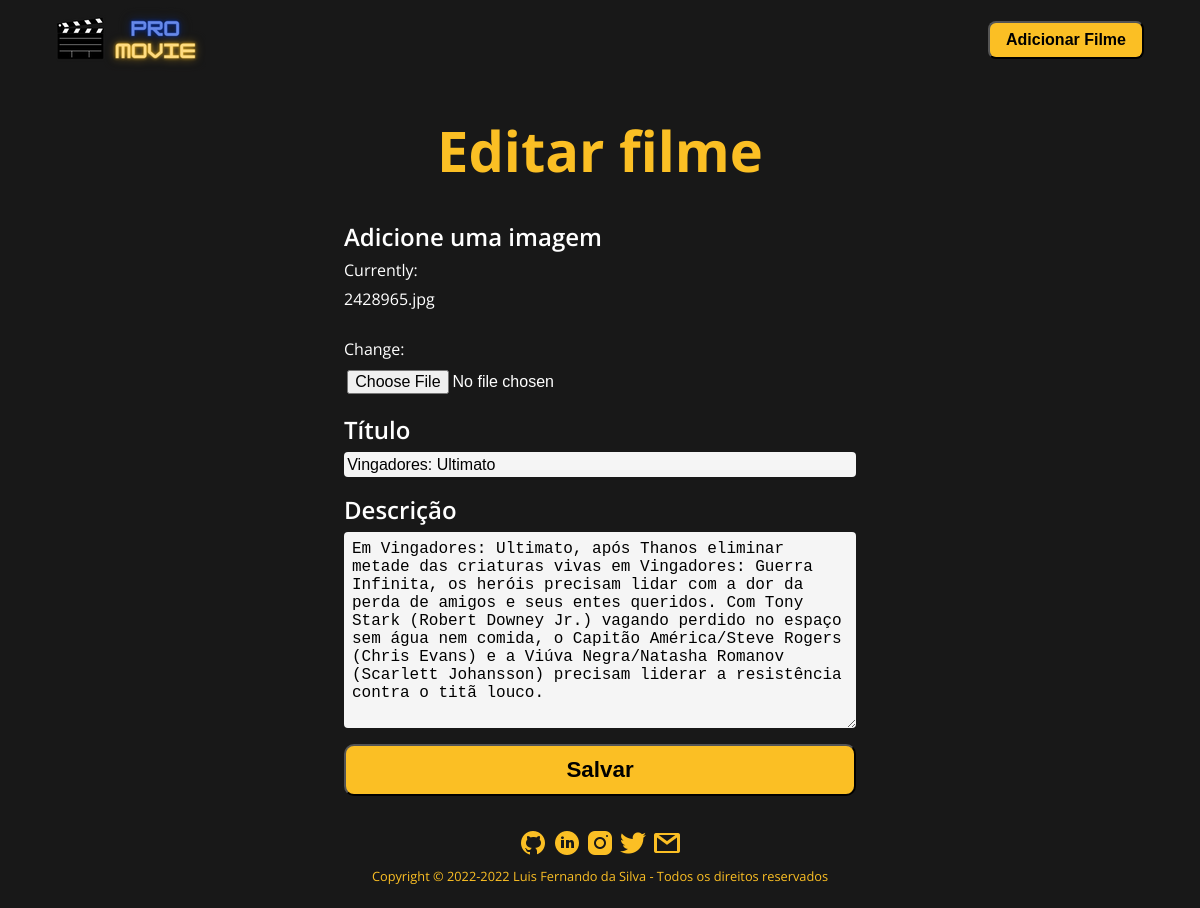
Page /vingadores-ultimato/edit/ on the committed database.
### main/models.py (models this page shows, shortened)
class Movie(models.Model):
    banner = models.ImageField('uploads/banners')
    title = models.CharField(max_length=250)
    slug = models.SlugField(max_length=100)
    description = models.TextField()

### main/views.py (the view, shortened to what this page needs)
# urls.py: path('<slug:slug>/edit/', views.UpdateView.as_view(), name='edit'),
class UpdateView(SuccessMessageMixin, UpdateView):
    model = Movie
    template_name: str = 'main/edit.html'
    fields = ('banner', 'title', 'description')
    success_message = "'%(field)s' alterado com sucesso!"

### main/templates/main/edit.html (shortened to what this page needs)
{% extends 'base.html' %}
{% block styles %} <link rel="stylesheet" href="/static/css/forms.css"> {% endblock styles %}
{% block content %}
  <div class="container">
    <h1>Editar filme</h1>
    <form action="" method="post" enctype="multipart/form-data">{% csrf_token %}
      {{form.as_p}}
      <input class="button_submit" type="submit" value="Salvar">
    </form>
  </div>
{% endblock content %}

### statics/css/styles.css (style rules this page uses)
* { margin: 0; padding: 0; box-sizing: border-box; }
body { font-family: 'Open Sans', sans-serif; background-color: #181818; color: #fff; height: 100vh; display: flex; flex-direction: column; max-width: 1120px; margin: 0 auto; padding: 0 1rem; }
a { color: inherit; text-decoration: none; }

### statics/css/forms.css (style rules this page uses)
.container { display: flex; justify-content: center; margin: 2rem; flex-direction: column; align-items: center; gap: 2rem; }
.container h1 { font-size: 3.5rem; color: #fbbf24; }
.container form { display: flex; flex-direction: column; gap: 1rem; width: 50%; }
.container input[type="text"] { padding: 0.2rem; font-size: 1rem; border-radius: 4px; border: none; outline-color: #181818; background-color: #f5f5f5; }
.container input[type="file"] { padding: 0.2rem; font-size: 1rem; border-radius: 4px; border: none; }
.container textarea { padding: 0.5rem; font-size: 1rem; border-radius: 4px; border: none; outline-color: #181818; background-color: #f5f5f5; }
.container form p { display: flex; flex-direction: column; gap: 0.4rem; }
.container form p label { font-size: 1.5rem; font-weight: 600; }
.button_submit { background-color: #fbbf24; padding: 0.7rem 1rem; border-radius: 10px; font-size: 1.4rem; font-weight: 600; cursor: pointer; transition: all 0.2s; }

### rows in the picture
Movie: title "Vingadores: Ultimato", description "Em Vingadores: Ultimato, após Thanos eliminar metade das criaturas vivas em Vingadores: Guerra Infinita, os heróis precisam lidar com a dor da perda de amigos e seus entes queridos. Com Tony Stark (Robert Downey Jr.) vagando perdido no espaço sem água nem comida, o Capitão América/Steve Rogers (Chris Evans) e a Viúva Negra/Natasha Romanov (Scarlett Johansson) precisam liderar a resistência contra o titã louco."
